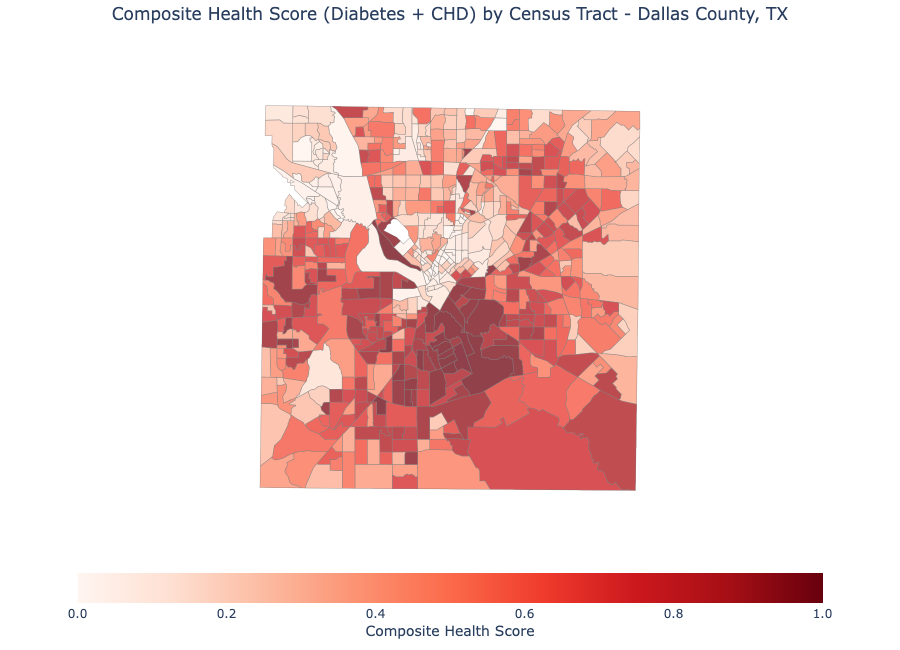
#> input picture health_data/composite_data/Dallas_Composite_Map.png, 900 x 650 px
$ jupyter execute final_image_grid.ipynb
#> lines starting #> are read from the running program, lines starting #| are printed output that depends on the picture
[cell 1]
from PIL import Image

images = [
    Image.open("Dallas_Composite_Map.png"),
    Image.open("Harris_Composite_Map.png"),
    Image.open("Travis_Composite_Map.png"),
    Image.open("Tarrant_Composite_Map.png"),
    Image.open("Bexar_Composite_Map.png")
]
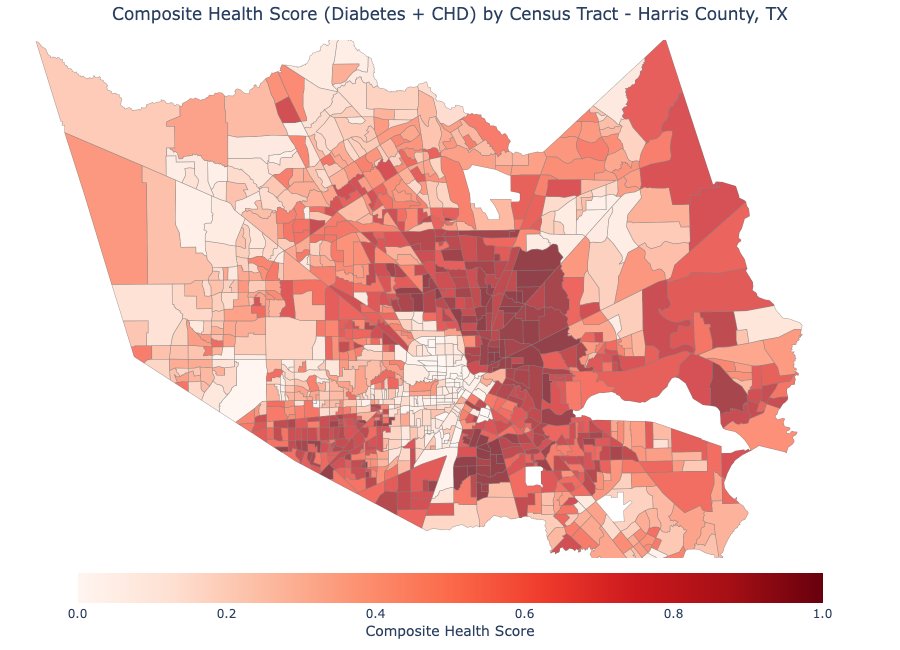
#> input picture health_data/composite_data/Harris_Composite_Map.png, 900 x 650 px
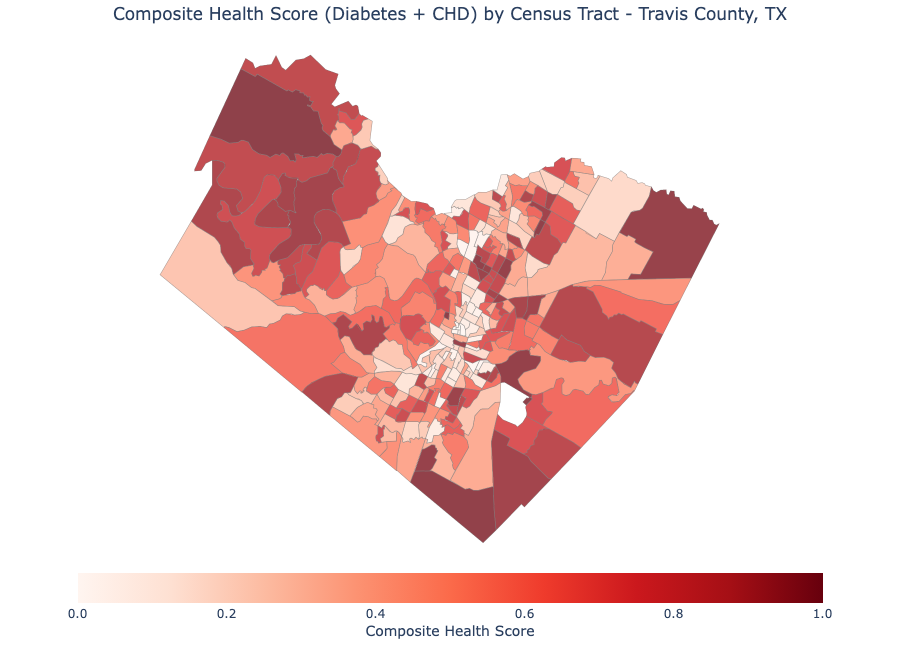
#> input picture health_data/composite_data/Travis_Composite_Map.png, 900 x 650 px
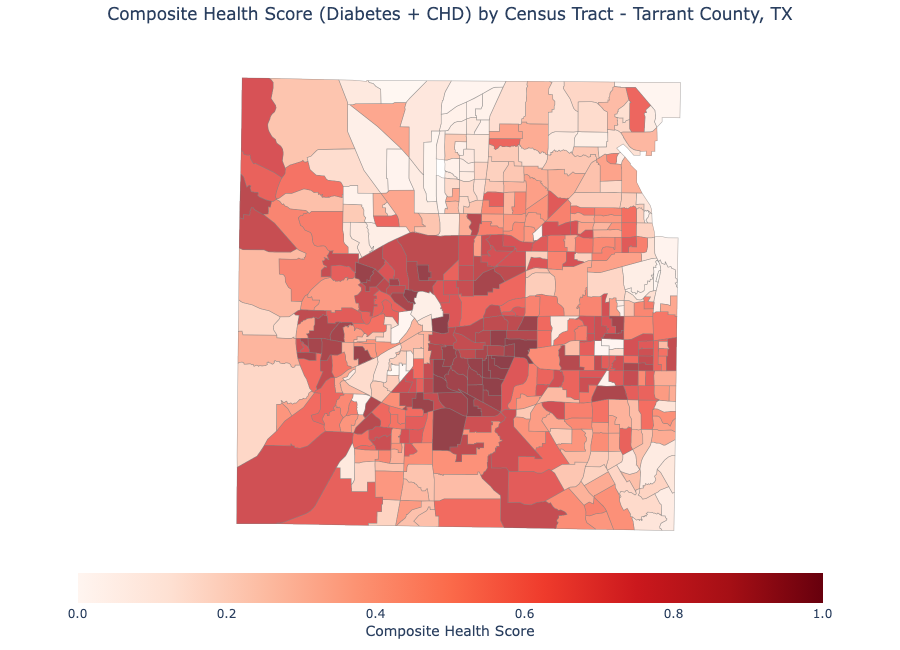
#> input picture health_data/composite_data/Tarrant_Composite_Map.png, 900 x 650 px
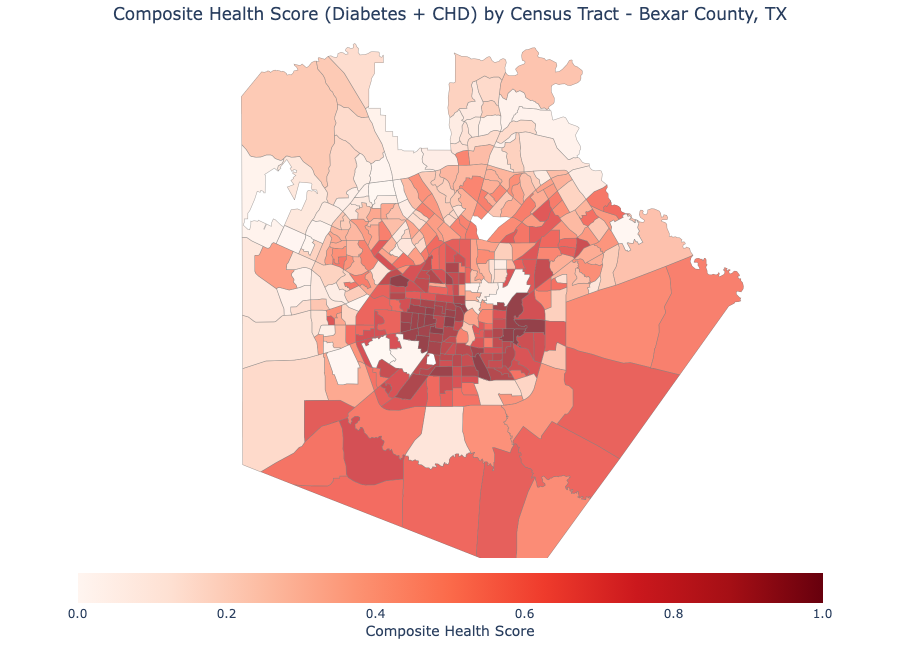
#> input picture health_data/composite_data/Bexar_Composite_Map.png, 900 x 650 px

# resizing the images so that they are still legible
thumb_w, thumb_h = 450, 325
resized_images = [img.resize((thumb_w, thumb_h), Image.Resampling.LANCZOS) for img in images]
#> resized_images = 5 items

# creating a new image background
grid_canvas = Image.new("RGB", (thumb_w * 3, thumb_h * 2), "white")
#> grid_canvas: PIL image 1350x650 RGB; every value is 255

positions = [
    (0, 0),             # Row 1, Col 1 (Dallas)
    (thumb_w, 0),       # Row 1, Col 2 (Harris)
    (thumb_w * 2, 0),   # Row 1, Col 3 (Travis)
    (0, thumb_h),       # Row 2, Col 1 (Tarrant)
    (thumb_w, thumb_h), # Row 2, Col 2 (Bexar)
]

for img, pos in zip(resized_images, positions):
    grid_canvas.paste(img, pos)
#> this loop made 5 passes
#> pos on passes 1 to 5: (0, 0), (450, 0), (900, 0), (0, 325), (450, 325)
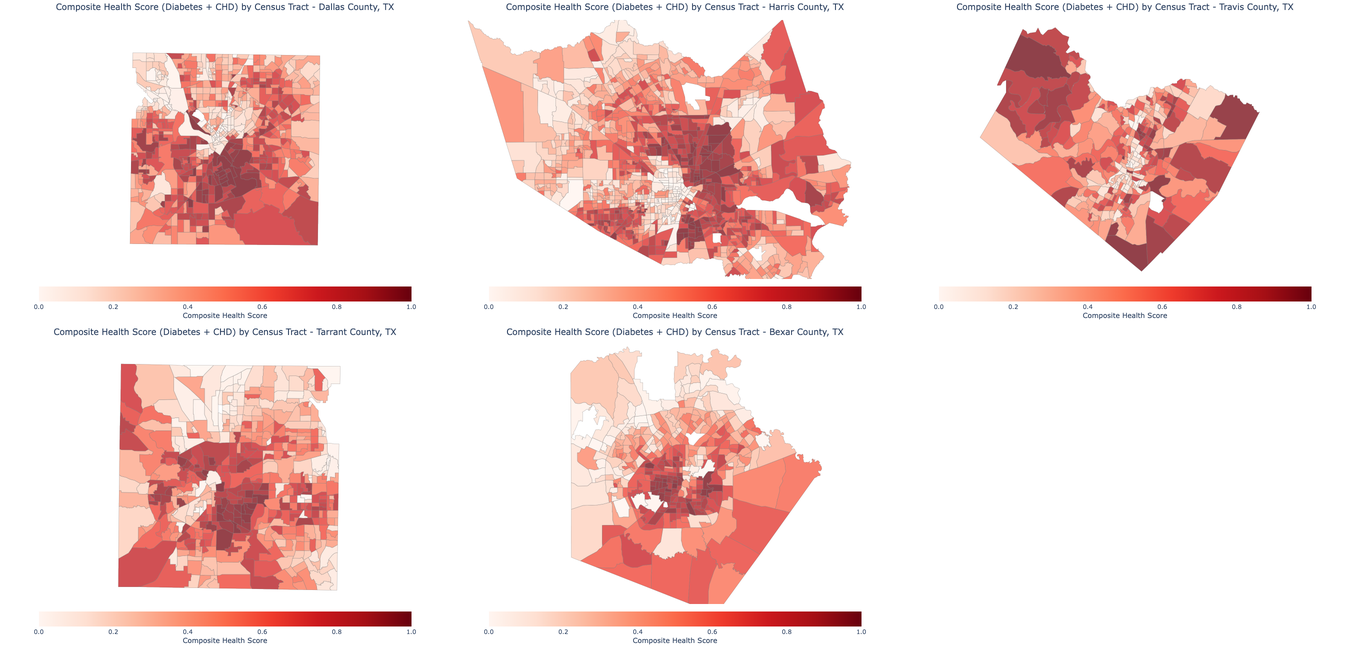
#> grid_canvas: PIL image 1350x650 RGB; mean R, G, B 245.6, 221.3, 218.5

grid_canvas.show()
grid_canvas.save("all_metros_health_grid.png", dpi=(300, 300))
